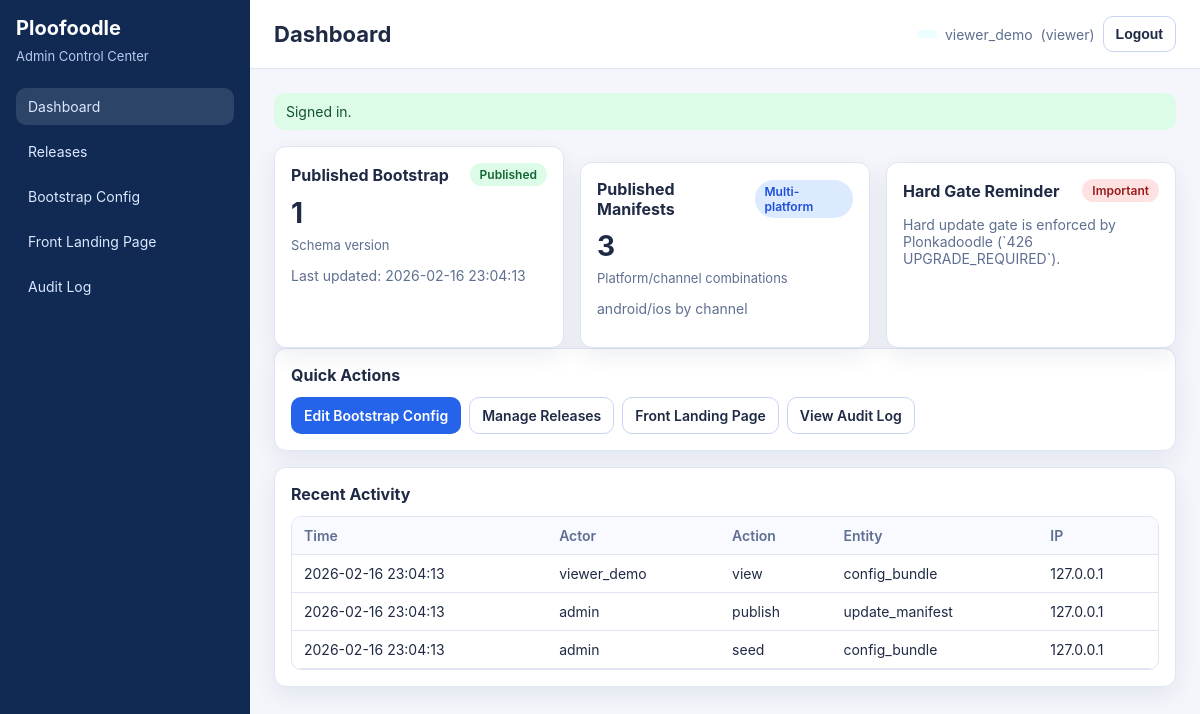
/index.php?_route=/admin (signed in), run on the app's committed database.
### tables this page shows
CREATE TABLE IF NOT EXISTS admin_audit_log (
  id BIGINT UNSIGNED AUTO_INCREMENT PRIMARY KEY,
  actor_user_id BIGINT UNSIGNED NULL,
  actor_username VARCHAR(80) NOT NULL,
  actor_role VARCHAR(20) NOT NULL,
  action VARCHAR(40) NOT NULL,
  entity_type VARCHAR(40) NOT NULL,
  entity_id BIGINT UNSIGNED NULL,
  platform VARCHAR(20) NULL,
  channel VARCHAR(30) NULL,
  before_json JSON NULL,
  after_json JSON NULL,
  ip_address VARCHAR(64) NULL,
  user_agent VARCHAR(255) NULL,
  created_at TIMESTAMP NOT NULL DEFAULT CURRENT_TIMESTAMP,
  KEY idx_aal_entity (entity_type, entity_id),
  KEY idx_aal_actor (actor_username),
  KEY idx_aal_created_at (created_at),
  CONSTRAINT fk_aal_actor_user FOREIGN KEY (actor_user_id) REFERENCES admin_users(id)
    ON DELETE SET NULL
);

CREATE TABLE IF NOT EXISTS admin_config_bundle (
  id BIGINT UNSIGNED AUTO_INCREMENT PRIMARY KEY,
  platform VARCHAR(20) NOT NULL DEFAULT 'android',
  channel VARCHAR(30) NOT NULL DEFAULT 'stable',
  bundle_key VARCHAR(80) NOT NULL DEFAULT 'mobile_bootstrap',
  status ENUM('draft','published') NOT NULL DEFAULT 'draft',
  schema_version INT UNSIGNED NOT NULL DEFAULT 1,
  payload JSON NOT NULL,
  cache_ttl_seconds INT UNSIGNED NOT NULL DEFAULT 3600,
  etag VARCHAR(64) NOT NULL,
  updated_by BIGINT UNSIGNED NULL,
  published_at TIMESTAMP NULL DEFAULT NULL,
  created_at TIMESTAMP NOT NULL DEFAULT CURRENT_TIMESTAMP,
  updated_at TIMESTAMP NOT NULL DEFAULT CURRENT_TIMESTAMP ON UPDATE CURRENT_TIMESTAMP,
  KEY idx_acb_platform_channel_status (platform, channel, status),
  KEY idx_acb_updated_at (updated_at),
  UNIQUE KEY uq_acb_draft (platform, channel, bundle_key, status),
  CONSTRAINT fk_acb_updated_by FOREIGN KEY (updated_by) REFERENCES admin_users(id)
    ON DELETE SET NULL
);

### src/Controllers/BaseController.php (called while the page is built, shortened)
<?php
abstract class BaseController
{
    protected function render(string $viewFile, array $vars = []): void
    {
        $viewPath = PLOO_BASE_PATH . '/src/Views/' . $viewFile;
        extract($vars, EXTR_SKIP);
        require $viewPath;
    }
}

### src/Controllers/AdminDashboardController.php (called while the page is built, shortened)
<?php
final class AdminDashboardController extends BaseController
{
    public function index(): void
    {
        $user = (new RequireAdminAuth())->handle();
        $configRepo = new ConfigBundleRepository(Db::pdo());
        $releaseRepo = new UpdateManifestRepository(Db::pdo());
        $auditRepo = new AuditLogRepository(Db::pdo());
        $publishedConfig = null;
        $publishedManifests = [];
        $recentAudit = [];
        try {
            $publishedConfig = $configRepo->findLatestPublished();
            $publishedManifests = $releaseRepo->list(['status' => 'published']);
            $recentAudit = $auditRepo->latest(10);
        } catch (\Throwable $e) {
            \ploo_flash('error', 'Dashboard data unavailable. Run SQL migrations and seed data.');
        }
        $this->render('admin/dashboard.php', [
            'user' => $user,
            'flash' => \ploo_take_flash(),
            'csrfToken' => \ploo_csrf_token(),
            'publishedConfig' => $publishedConfig,
            'publishedManifests' => $publishedManifests,
            'recentAudit' => $recentAudit,
        ]);
    }
}

### src/Core/Router.php (called while the page is built, shortened)
<?php
final class Router
{
    private array $routes = [];
    public function get(string $path, array $handler): void
    {
        $this->routes['GET'][$path] = $handler;
    }
    public function post(string $path, array $handler): void
    {
        $this->routes['POST'][$path] = $handler;
    }
    public function dispatch(): void
    {
        $request = new Request();
        $response = new Response();
        $method = $request->method();
        $path = rtrim($request->path(), '/') ?: '/';
        $handler = $this->routes[$method][$path] ?? null;
        try {
            [$class, $action] = $handler;
            $controller = new $class($request, $response);
            $controller->{$action}();
        } catch (\Throwable $e) {
            $response->json(['success' => false, 'error' => 'Internal server error'], 500);
        }
    }
}

### public/index.php (called while the page is built, shortened)
<?php
require_once __DIR__ . '/../src/bootstrap.php';
$router = new Router();
$router->get('/', [AdminDashboardController::class, 'index']);
$router->get('/admin', [AdminDashboardController::class, 'index']);
$router->get('/auth/login', [AuthController::class, 'showLogin']);
$router->post('/auth/login', [AuthController::class, 'login']);
$router->post('/auth/logout', [AuthController::class, 'logout']);
$router->get('/admin/config', [AdminConfigController::class, 'index']);
$router->post('/admin/config', [AdminConfigController::class, 'saveOrPublish']);
$router->post('/admin/config/save-draft', [AdminConfigController::class, 'saveDraft']);
$router->post('/admin/config/publish', [AdminConfigController::class, 'publish']);
$router->post('/admin/config/reset-draft', [AdminConfigController::class, 'resetDraft']);
$router->post('/admin/config/delete-draft', [AdminConfigController::class, 'deleteDraft']);
$router->get('/admin/releases', [AdminReleaseController::class, 'index']);
$router->post('/admin/releases', [AdminReleaseController::class, 'saveOrPublish']);
$router->get('/admin/releases/create', [AdminReleaseController::class, 'create']);
$router->get('/admin/releases/view', [AdminReleaseController::class, 'view']);
$router->get('/admin/releases/edit', [AdminReleaseController::class, 'edit']);
$router->post('/admin/releases/publish', [AdminReleaseController::class, 'publish']);
$router->post('/admin/releases/unpublish', [AdminReleaseController::class, 'unpublish']);
$router->post('/admin/releases/delete', [AdminReleaseController::class, 'delete']);
$router->get('/admin/audit', [AdminAuditController::class, 'index']);
$router->get('/admin/audit/view', [AdminAuditController::class, 'view']);
$router->get('/admin/front-landing', [AdminFrontLandingController::class, 'landing']);
$router->get('/admin/front-landing/get-started', [AdminFrontLandingController::class, 'getStarted']);
$router->get('/admin/front-landing/support', [AdminFrontLandingController::class, 'support']);
$router->post('/admin/front-landing/save', [AdminFrontLandingController::class, 'saveOrPublish']);
$router->get('/app', [PublicAppLandingController::class, 'show']);
$router->get('/app/open', [PublicAppOpenController::class, 'show']);
$router->get('/app/releases', [PublicAppReleasesController::class, 'show']);
$router->get('/app/releases/notes', [PublicAppReleasesController::class, 'notes']);
$router->get('/app/get-started', [PublicAppGetStartedController::class, 'show']);
$router->get('/app/support', [PublicAppSupportController::class, 'show']);
$router->get('/mobile/bootstrap', [MobileBootstrapController::class, 'show']);
$router->get('/mobile/update', [MobileUpdateController::class, 'show']);
$router->get('/health', [HealthController::class, 'show']);
$router->dispatch();

### src/bootstrap.php (called while the page is built, shortened)
<?php
spl_autoload_register(static function (string $class): void {
    $prefix = 'Ploofoodle\\';
    $relative = substr($class, strlen($prefix));
    $path = PLOO_BASE_PATH . '/src/' . str_replace('\\', '/', $relative) . '.php';
});
$GLOBALS['ploo_config'] = [
    'app' => require PLOO_BASE_PATH . '/config/app.php',
    'db' => require PLOO_BASE_PATH . '/config/db.php',
    'auth' => require PLOO_BASE_PATH . '/config/auth.php',
];
function ploo_config(string $group): array
{
    return $GLOBALS['ploo_config'][$group] ?? [];
}
function ploo_base_path(): string
{
    $configured = trim((string)(ploo_config('app')['base_path'] ?? ''));
    $scriptName = (string)($_SERVER['SCRIPT_NAME'] ?? '/index.php');
    $base = rtrim(str_replace('\\', '/', dirname($scriptName)), '/');
    return $base === '' ? '' : $base;
}
function ploo_route_url(string $route, array $query = []): string
{
    $query = array_merge(['_route' => $route], $query);
    return ploo_base_path() . '/index.php?' . http_build_query($query);
}

### src/Core/Db.php (called while the page is built, shortened)
<?php
final class Db
{
    private static array $config = [];
    private static ?PDO $pdo = null;
    public static function configure(array $config): void
    {
        self::$config = $config;
    }
    public static function pdo(): PDO
    {
        if (self::$pdo instanceof PDO) {
            return self::$pdo;
        }
        $host = self::$config['host'] ?? '127.0.0.1';
        $port = (int)(self::$config['port'] ?? 3306);
        $name = self::$config['name'] ?? 'up-skill';
        $user = self::$config['user'] ?? 'root';
        $pass = self::$config['pass'] ?? '';
        $charset = self::$config['charset'] ?? 'utf8mb4';
        $dsn = sprintf('mysql:host=%s;port=%d;dbname=%s;charset=%s', $host, $port, $name, $charset);
        self::$pdo = new PDO($dsn, $user, $pass, [
            PDO::ATTR_ERRMODE => PDO::ERRMODE_EXCEPTION,
            PDO::ATTR_DEFAULT_FETCH_MODE => PDO::FETCH_ASSOC,
            PDO::ATTR_EMULATE_PREPARES => false,
        ]);
        return self::$pdo;
    }
}

### src/Repositories/ConfigBundleRepository.php (called while the page is built, shortened)
<?php
final class ConfigBundleRepository
{
    public function findLatestPublished(): ?array
    {
        $sql = "SELECT * FROM admin_config_bundle WHERE status = 'published' ORDER BY updated_at DESC, id DESC LIMIT 1";
        $stmt = $this->pdo->query($sql);
        $row = $stmt !== false ? $stmt->fetch() : false;
        return is_array($row) ? $row : null;
    }
}

### src/Repositories/UpdateManifestRepository.php (called while the page is built, shortened)
<?php
final class UpdateManifestRepository
{
    public function list(array $filters = []): array
    {
        $sql = 'SELECT * FROM admin_update_manifest WHERE 1=1';
        $params = [];
        if (!empty($filters['status'])) {
            $sql .= ' AND status = ?';
            $params[] = $filters['status'];
        }
        $sql .= ' ORDER BY updated_at DESC, id DESC';
        $stmt = $this->pdo->prepare($sql);
        $stmt->execute($params);
        $rows = $stmt->fetchAll();
        return is_array($rows) ? $rows : [];
    }
}

### src/Repositories/AuditLogRepository.php (called while the page is built, shortened)
<?php
final class AuditLogRepository
{
    public function latest(int $limit = 10): array
    {
        $limit = max(1, min(100, $limit));
        $stmt = $this->pdo->query('SELECT * FROM admin_audit_log ORDER BY created_at DESC, id DESC LIMIT ' . $limit);
        $rows = $stmt !== false ? $stmt->fetchAll() : [];
        return is_array($rows) ? $rows : [];
    }
}

### src/Views/admin/dashboard.php (the view, shortened to what this page needs)
<?php
$publishedConfig = $publishedConfig ?? null;
$publishedManifests = $publishedManifests ?? [];
$recentAudit = $recentAudit ?? [];
?>
<div class="grid-3">
  <section class="card">
    <div class="card-head"><h3>Published Bootstrap</h3><span class="badge published">Published</span></div>
    <div class="stat"><?= htmlspecialchars((string)($publishedConfig['schema_version'] ?? 'N/A'), ENT_QUOTES, 'UTF-8') ?></div>
    <div class="stat-sub">Schema version</div>
    <p class="muted">Last updated: <?= htmlspecialchars((string)($publishedConfig['updated_at'] ?? 'N/A'), ENT_QUOTES, 'UTF-8') ?></p>
  </section>
  <section class="card">
    <div class="card-head"><h3>Published Manifests</h3><span class="badge soft">Multi-platform</span></div>
    <div class="stat"><?= count($publishedManifests) ?></div>
    <div class="stat-sub">Platform/channel combinations</div>
    <p class="muted">android/ios by channel</p>
  </section>
  <section class="card">
    <div class="card-head"><h3>Hard Gate Reminder</h3><span class="badge hard">Important</span></div>
    <p class="muted">Hard update gate is enforced by Plonkadoodle (`426 UPGRADE_REQUIRED`).</p>
  </section>
</div>
<section class="card">
  <div class="card-head"><h3>Quick Actions</h3></div>
  <div class="btn-row">
    <a class="btn primary" href="<?= htmlspecialchars(ploo_route_url('/admin/config'), ENT_QUOTES, 'UTF-8') ?>">Edit Bootstrap Config</a>
    <a class="btn secondary" href="<?= htmlspecialchars(ploo_route_url('/admin/releases'), ENT_QUOTES, 'UTF-8') ?>">Manage Releases</a>
    <a class="btn secondary" href="<?= htmlspecialchars(ploo_route_url('/admin/front-landing'), ENT_QUOTES, 'UTF-8') ?>">Front Landing Page</a>
    <a class="btn secondary" href="<?= htmlspecialchars(ploo_route_url('/admin/audit'), ENT_QUOTES, 'UTF-8') ?>">View Audit Log</a>
  </div>
</section>
<section class="card">
  <div class="card-head"><h3>Recent Activity</h3></div>
  <div class="table-wrap">
    <table>
      <thead><tr><th>Time</th><th>Actor</th><th>Action</th><th>Entity</th><th>IP</th></tr></thead>
      <tbody>
        <?php if (empty($recentAudit)): ?>
          <tr><td colspan="5" class="muted">No recent activity.</td></tr>
        <?php else: foreach ($recentAudit as $item): ?>
          <tr>
            <td><?= htmlspecialchars((string)$item['created_at'], ENT_QUOTES, 'UTF-8') ?></td>
            <td><?= htmlspecialchars((string)$item['actor_username'], ENT_QUOTES, 'UTF-8') ?></td>
            <td><?= htmlspecialchars((string)$item['action'], ENT_QUOTES, 'UTF-8') ?></td>
            <td><?= htmlspecialchars((string)$item['entity_type'], ENT_QUOTES, 'UTF-8') ?></td>
            <td><?= htmlspecialchars((string)$item['ip_address'], ENT_QUOTES, 'UTF-8') ?></td>
          </tr>
        <?php endforeach; endif; ?>
      </tbody>
    </table>
  </div>
</section>
<?php
$pageTitle = 'Dashboard';
require PLOO_BASE_PATH . '/src/Views/layout.php';

### src/Views/partials/topbar.php (shortened to what this page needs)
<?php
$u = $user ?? ['username' => 'guest', 'role' => 'viewer'];
$env = strtoupper((string)($_ENV['APP_ENV'] ?? $_SERVER['APP_ENV'] ?? getenv('APP_ENV') ?? 'prod'));
?>
<header class="topbar">
  <div>
    <h1 class="topbar-title"><?= htmlspecialchars($pageTitle ?? 'Admin', ENT_QUOTES, 'UTF-8') ?></h1>
  </div>
  <div class="topbar-meta">
    <span class="badge env"><?= htmlspecialchars($env, ENT_QUOTES, 'UTF-8') ?></span>
    <span><?= htmlspecialchars((string)$u['username'], ENT_QUOTES, 'UTF-8') ?></span>
    <span>(<?= htmlspecialchars((string)$u['role'], ENT_QUOTES, 'UTF-8') ?>)</span>
    <form method="post" action="<?= htmlspecialchars(ploo_route_url('/auth/logout'), ENT_QUOTES, 'UTF-8') ?>" style="display:inline">
      <button class="btn secondary" type="submit">Logout</button>
    </form>
  </div>
</header>

### data on the page
admin_audit_log: actor_username "viewer_demo", actor_role "viewer", created_at "2026-02-16 23:04:13", action "view", entity_type "config_bundle", ip_address "127.0.0.1"
admin_config_bundle: schema_version "1", updated_at "2026-02-16 23:04:13"
admin_audit_log: created_at "2026-02-16 23:04:13", actor_username "admin", action "publish", entity_type "update_manifest", ip_address "127.0.0.1"
admin_audit_log: created_at "2026-02-16 23:04:13", actor_username "admin", action "seed", entity_type "config_bundle", ip_address "127.0.0.1"

### other printed values
$pageTitle "Dashboard"
$flash['message'] "Signed in."
count($publishedManifests) "3"
